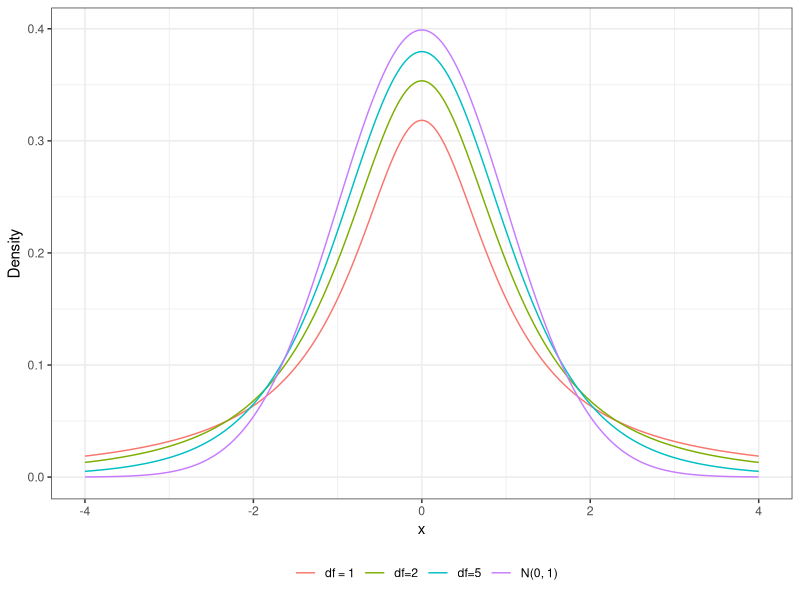

Recreate this plot in R.
## ---- chunk 1
library(tidyverse)
x <- seq(-4, 4, 0.01)
y <- c(dt(x, 1), dt(x, 2), dt(x, 5), dnorm(x))
df <- rep(c("df = 1", "df=2", "df=5", "N(0, 1)"), each = length(x))
data.frame(x = rep(x, 4), y, df) %>%
  ggplot(aes(x = x, y = y, color = df)) +
  geom_line() +
  labs(y = "Density", color="") +
  theme_bw() +
  theme(legend.position="bottom")
